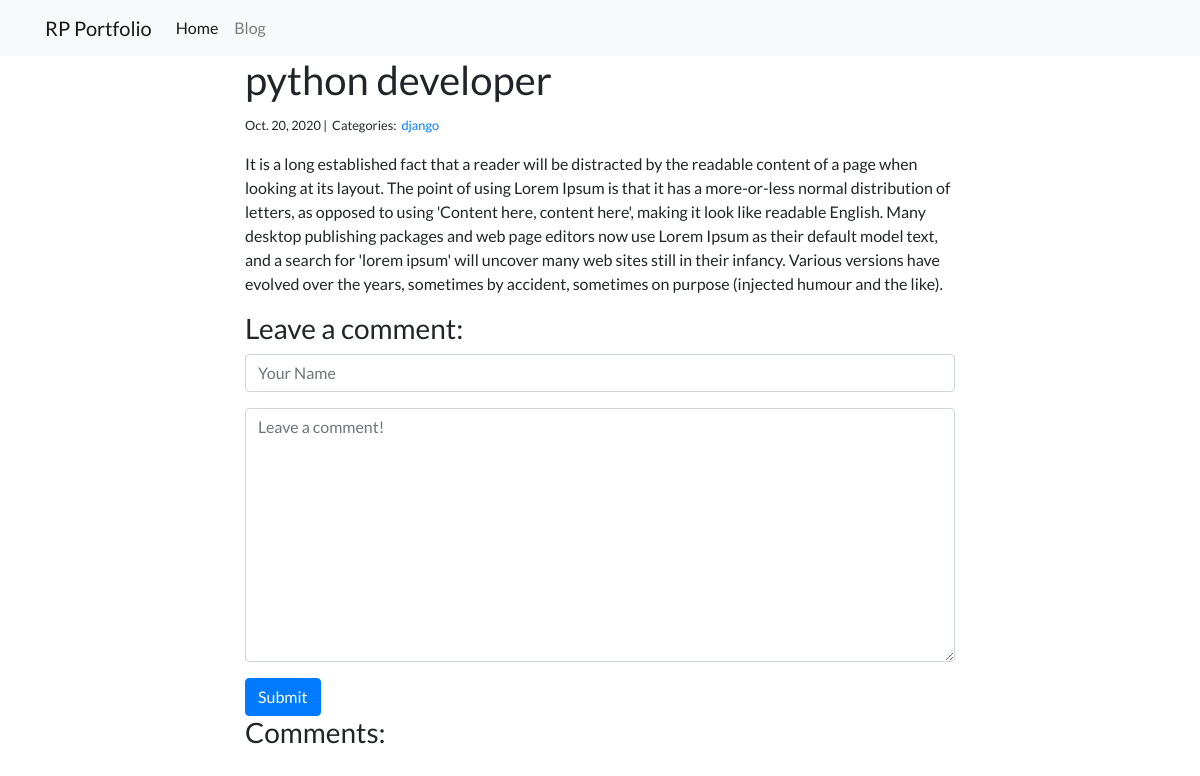
Page /blog/1/ on the committed database.
### blog/models.py (models this page shows)
class Post(models.Model):
    title = models.CharField(max_length=255)
    body = models.TextField()
    created_on = models.DateTimeField(auto_now_add=True)
    last_modified = models.DateTimeField(auto_now=True)
    categories = models.ManyToManyField('Category', related_name='posts')

class Category(models.Model):
    name = models.CharField(max_length=20)

### blog/views.py (the view, shortened to what this page needs)
# urls.py: path("<int:pk>/", views.blog_detail, name="blog_detail"),
def blog_detail(request, pk):
    post = Post.objects.get(pk=pk)
    form = CommentForm()
    comments = Comment.objects.filter(post=post)
    context = {
        "post": post,
        "comments": comments,
        "form": form,
    }
    return render(request, "blog_detail.html", context)

### blog/forms.py
class CommentForm(forms.Form):
    author = forms.CharField(
        max_length=60,
        widget=forms.TextInput(attrs={
            "class": "form-control",
            "placeholder": "Your Name"
        })
    )
    body = forms.CharField(widget=forms.Textarea(
        attrs={
            "class": "form-control",
            "placeholder": "Leave a comment!"
        })
    )

### blog/templates/blog_detail.html (shortened to what this page needs)
{% extends "base.html" %}
{% block body %}
<div class="col-md-8 offset-md-2">
    <h1>{{ post.title }}</h1>
    <small>
        {{ post.created_on.date }} |&nbsp;
        Categories:&nbsp;
        {% for category in post.categories.all %}
        <a href="{% url 'blog_category' category.name %}">
            {{ category.name }}
        </a>&nbsp;
        {% endfor %}
    </small>
    <p>{{ post.body | linebreaks }}</p>
    <h3>Leave a comment:</h3>
    <form action="/blog/{{ post.pk }}/" method="post">
        <div class="form-group">
            {{ form.author }}
        </div>
        <div class="form-group">
            {{ form.body }}
        </div>
        <button type="submit" class="btn btn-primary">Submit</button>
    </form>
    <h3>Comments:</h3>
</div>
{% endblock %}

### templates/base.html (shortened to what this page needs)
<!DOCTYPE html>
<html lang="en">
<head>
    <link rel="stylesheet" href="https://stackpath.bootstrapcdn.com/bootstrap/4.1.3/css/bootstrap.min.css"
>
</head>
<body>
    <nav class="navbar navbar-expand-lg navbar-light bg-light">
        <div class="container">
            <a class="navbar-brand" href="#">RP Portfolio</a>
            <div class="collapse navbar-collapse" id="navbarSupportedContent">
                <ul class="navbar-nav mr-auto">
                    <li class="nav-item active">
                        <a class="nav-link" href="#">Home</a>
                    </li>
                    <li class="nav-item">
                        <a class="nav-link" href="#">Blog</a>
                    </li>
                </ul>
            </div>
        </div>
    </nav>
    <div class="container">
        {% block body %}
        {% endblock body %}
    </div>
</body>
</html>

### templates/base.html (style rules this page uses)
body { font-family: 'Lato', sans-serif; }

### rows in the picture
Post: title "python developer", created_on "Oct. 20, 2020", body "It is a long established fact that a reader will be distracted by the readable content of a page when looking at its layout. The point of using Lorem Ipsum is that it has a more-or-less normal distribution of letters, as opposed to using 'Content here, content here', making it look like readable English. Many desktop publishing packages and web page editors now use Lorem Ipsum as their default model text, and a search for 'lorem ipsum' will uncover many web sites still in their infancy. Various versions have evolved over the years, sometimes by accident, sometimes on purpose (injected humour and the like)."
Category: name "django"
